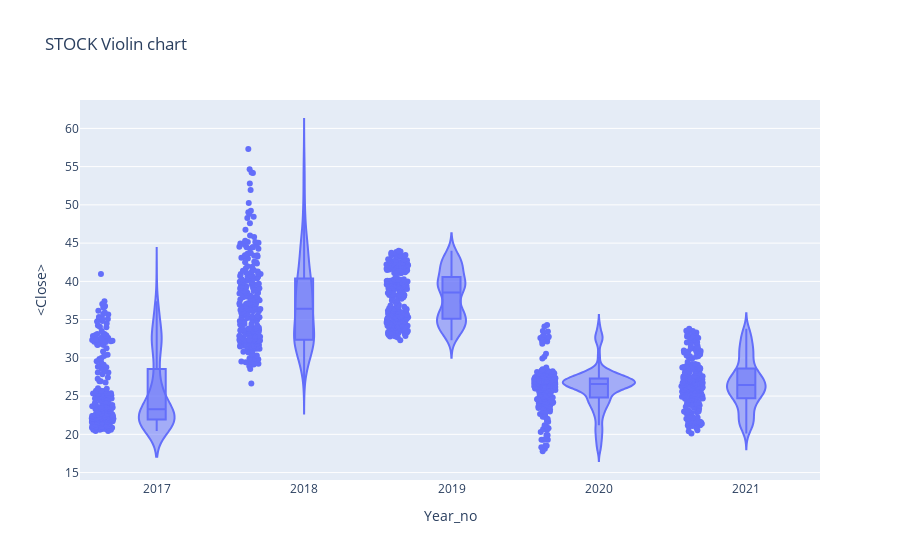

The notebook cell saved with this chart:
### Code cell
#px.violin(df_tips, y="tip", x="smoker", color="sex", box=True, points="all",
#          hover_data=df_tips.columns)

fig = go.Figure()
px.violin(df,x='Year_no',y='<Close>',box =True, points='all',
         hover_data=df.columns, title = 'STOCK Violin chart')

### Figure 1 — Plotly figure (JSON) as saved in the notebook; plotly's stock layout.template omitted (floating-point values rounded to 4 significant figures; data arrays with more than 128 entries replaced by an {"elided": "..."} marker saying what was removed)
{"data": [{"alignmentgroup": "True", "box": {"visible": true}, "customdata": {"elided": "1237x3 mixed values"}, "hovertemplate": "Year_no=%{x}<br><Close>=%{y}<br>datetime=%{customdata[0]}<br><Volume>=%{customdata[1]}<br>Period=%{customdata[2]}<extra></extra>", "legendgroup": "", "marker": {"color": "#636efa"}, "name": "", "offsetgroup": "", "orientation": "v", "points": "all", "scalegroup": "True", "showlegend": false, "type": "violin", "x": {"elided": "1237 int values"}, "x0": " ", "xaxis": "x", "y": {"elided": "1237 float values"}, "y0": " ", "yaxis": "y"}], "layout": {"legend": {"tracegroupgap": 0}, "title": {"text": "STOCK Violin chart"}, "violinmode": "group", "xaxis": {"anchor": "y", "domain": [0, 1], "title": {"text": "Year_no"}}, "yaxis": {"anchor": "x", "domain": [0, 1], "title": {"text": "<Close>"}}}}
